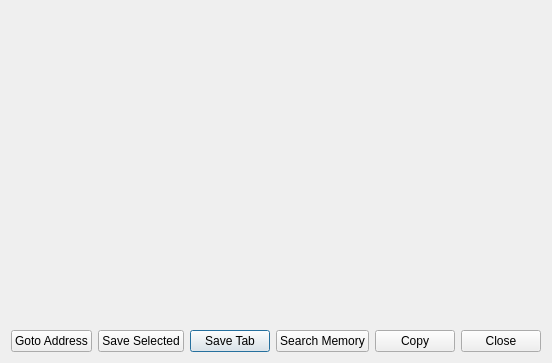
<?xml version="1.0" encoding="UTF-8"?>
<ui version="4.0">
 <class>UIMemoryEditor</class>
 <widget class="QDialog" name="UIMemoryEditor">
  <property name="geometry">
   <rect>
    <x>0</x>
    <y>0</y>
    <width>518</width>
    <height>363</height>
   </rect>
  </property>
  <property name="windowTitle">
   <string>Memory Editor</string>
  </property>
  <layout class="QVBoxLayout" name="verticalLayout">
   <item>
    <widget class="UIHexEditor" name="saMemoryEditor" native="true">
     <property name="sizePolicy">
      <sizepolicy hsizetype="Expanding" vsizetype="Expanding">
       <horstretch>0</horstretch>
       <verstretch>0</verstretch>
      </sizepolicy>
     </property>
     <property name="minimumSize">
      <size>
       <width>0</width>
       <height>0</height>
      </size>
     </property>
     <property name="font">
      <font>
       <family>Courier New</family>
       <pointsize>9</pointsize>
      </font>
     </property>
     <property name="focusPolicy">
      <enum>Qt::StrongFocus</enum>
     </property>
     <property name="acceptDrops">
      <bool>false</bool>
     </property>
    </widget>
   </item>
   <item>
    <layout class="QHBoxLayout" name="horizontalLayout_7" stretch="0,0,0,0,0,0">
     <property name="sizeConstraint">
      <enum>QLayout::SetDefaultConstraint</enum>
     </property>
     <item>
      <widget class="QPushButton" name="pbGotoAddress">
       <property name="sizePolicy">
        <sizepolicy hsizetype="Minimum" vsizetype="Fixed">
         <horstretch>0</horstretch>
         <verstretch>0</verstretch>
        </sizepolicy>
       </property>
       <property name="text">
        <string>Goto Address</string>
       </property>
       <property name="autoDefault">
        <bool>false</bool>
       </property>
      </widget>
     </item>
     <item>
      <widget class="QPushButton" name="pbSaveSelected">
       <property name="text">
        <string>Save Selected</string>
       </property>
       <property name="autoDefault">
        <bool>false</bool>
       </property>
      </widget>
     </item>
     <item>
      <widget class="QPushButton" name="pbSaveTab">
       <property name="text">
        <string>Save Tab</string>
       </property>
      </widget>
     </item>
     <item>
      <widget class="QPushButton" name="pbSearchMemory">
       <property name="text">
        <string>Search Memory</string>
       </property>
       <property name="autoDefault">
        <bool>false</bool>
       </property>
      </widget>
     </item>
     <item>
      <widget class="QPushButton" name="pbCopy">
       <property name="text">
        <string>Copy</string>
       </property>
       <property name="autoDefault">
        <bool>false</bool>
       </property>
      </widget>
     </item>
     <item>
      <spacer name="horizontalSpacer_3">
       <property name="orientation">
        <enum>Qt::Horizontal</enum>
       </property>
       <property name="sizeHint" stdset="0">
        <size>
         <width>40</width>
         <height>20</height>
        </size>
       </property>
      </spacer>
     </item>
     <item>
      <widget class="QDialogButtonBox" name="dbbButtons">
       <property name="standardButtons">
        <set>QDialogButtonBox::Close</set>
       </property>
      </widget>
     </item>
    </layout>
   </item>
  </layout>
 </widget>
 <customwidgets>
  <customwidget>
   <class>UIHexEditor</class>
   <extends>QWidget</extends>
   <header>UIHexEditor.h</header>
   <container>1</container>
  </customwidget>
 </customwidgets>
 <resources/>
 <connections>
  <connection>
   <sender>dbbButtons</sender>
   <signal>rejected()</signal>
   <receiver>UIMemoryEditor</receiver>
   <slot>reject()</slot>
   <hints>
    <hint type="sourcelabel">
     <x>347</x>
     <y>321</y>
    </hint>
    <hint type="destinationlabel">
     <x>335</x>
     <y>376</y>
    </hint>
   </hints>
  </connection>
 </connections>
</ui>
